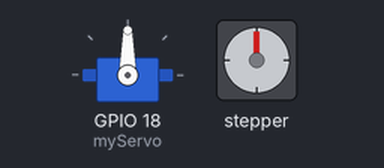
This sketch was run on a simulated ESP32. On the bench: servo, stepper motor. Stepper angles assume 2038 steps per turn.

Above: at 0.0 s.
At 9.77 s:
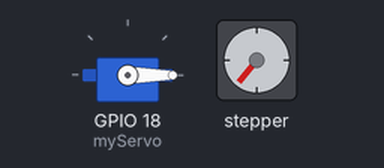
At 19.7 s:
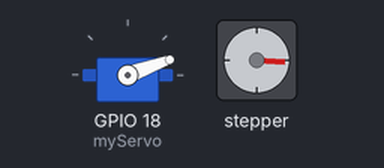
At 39.56 s:
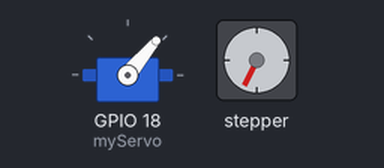
Timing chart, 0 to 40.0 s (numbered marks = the images above):
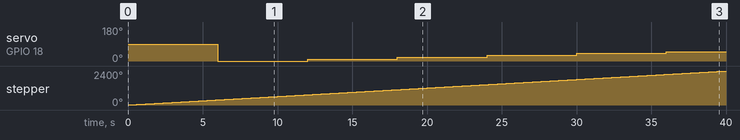

Measured:
- by itself, servo on GPIO 18 (myServo): 90° → 0° at 6.0 s, → 10° 6.0 s later, → 20° 6.0 s later, → 30° 6.0 s later, … (6 changes in this stretch)
- by itself, stepper: keeps turning clockwise at about 60°/s

The sketch:

motorTest.ino
```cpp
#include <Stepper.h>
#include <ESP32Servo.h>

const int stepsPerRev = 2038;

Stepper myStepper(stepsPerRev, 32, 33, 25, 26);
Servo myServo;
int servoPos = 0;

void setup() {
  Serial.begin(115200);
  // put your setup code here, to run once:
  myStepper.setSpeed(10);
  myServo.attach(18);
}

void loop() {
  // put your main code here, to run repeatedly:

  myStepper.step(stepsPerRev);
  myServo.write(servoPos);
  servoPos = servoPos + 10;
  if (servoPos == 180) {
      servoPos = 0;
  }
}
```
